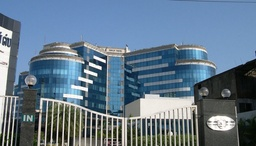
#> input picture assign1/37.jpg, 256 x 146 px, shrunk from 800 x 455 before the run
$ python q5.py
#> lines starting #> are read from the running program, lines starting #| are printed output that depends on the picture; long printed decimals are rounded
#Please name the file as 37.jpg

import numpy as np
import matplotlib.pyplot as plt
import matplotlib.image as mpimg
import random as rd

print('Please name the file as 37.jpg')
print(' ')

## Converting to gray scale


def rgb2gray(rgb):   # Used to convert rbg image to gray scale
 return np.dot(rgb[...,:3], [0.2989, 0.5870, 0.1140])

img = mpimg.imread('37.jpg')
#> img is the input picture: shape (146, 256, 3); mean R, G, B 99.7, 120.4, 138.8
gray = rgb2gray(img)
plt.imshow(gray, cmap=plt.get_cmap('gray'))
plt.title(r'Grayscale image of the given picture')
plt.show()      # Plotting the grayscale picture

grayt=gray.T
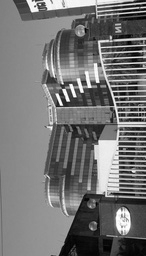
#> grayt: shape (256, 146) float64; min 0.527, max 255, mean 116.3
gray_avg = [np.sum(i) for i in gray]   # Finding out the mean of all the data samples
#> gray_avg = 146 values, max 37461 at index 33, min 19711.7 at index 85, mean 29769.6
gray_avg = np.true_divide(gray_avg,len(gray[0]))
#> gray_avg = 146 values, max 146.3 at index 33, min 77 at index 85, mean 116.3
gray_updated = gray.copy()

for i in range(len(gray)):
 for j in range(len(gray[0])):
  gray_updated[i][j] -= gray_avg[i]    # Getting the matrix A
#> this loop made 146 passes

gray_updatedt = gray_updated.T
y = np.matmul(gray_updated,gray_updatedt)
c = np.true_divide(y,len(gray[0]))        # Getting the matrix C=(1/n)ATA

ev,eve = np.linalg.eig(c)        # Finding out the eigen vectors of the matrix C
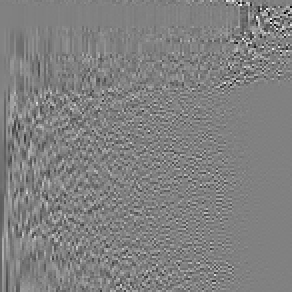
#> eve: shape (146, 146) float64 (shown 2 times larger); min -0.589, max 0.575, mean -0.000698; drawn with min black and max white
#> ev = 146 values, max 118932.1 at index 0, min 0.0304 at index 135, mean 2648.7
evpa = [(ev.real[i],eve[:,i]) for i in range(len(ev))]
#> evpa = 146 items
evpa.sort()
evpa.reverse()		   # Arranging the eigen vectors in descending order of eigen values


## N = 10% (Top)


k1 = gray_updatedt.copy()
d1 = len(gray)//10            # N=10%
#> d1 = 14
for j in range(len(gray[0])):    # Updating data points in the principal components
 for i in range(d1):
  k1[j] += np.multiply(evpa[i][1],np.dot(grayt[j],evpa[i][1]))
 for i in range(d1,len(gray)):
  k1[j] += np.multiply(evpa[i][1],np.dot(gray_avg,evpa[i][1]))
 k1[j] = np.subtract(k1[j],gray_updatedt[j])

q1 = k1.T
plt.imshow(q1, cmap=plt.get_cmap('gray'))
plt.title(r'Reconstructed image using top 10% principal components')
plt.show()       # Plotting the grayscale picture with N=10%

error1 = np.subtract(gray,q1)
plt.imshow(error1, cmap=plt.get_cmap('gray'))
plt.title(r'Error image using top 10% principal components')
plt.show()       # Plotting the error picture for N=10%

a1 = np.matmul(error1,error1.T)
b1 = np.matmul(q1,q1.T)
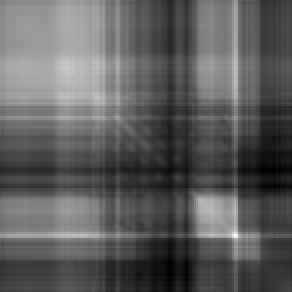
#> b1: shape (146, 146) float64 (shown 2 times larger); min 1806457.3, max 6605830.2, mean 3572000.6; drawn with min black and max white
reconstruction_error1 = np.trace(a1)**0.5/np.trace(b1)**0.5
#> reconstruction_error1 = 0.131
quality1 = (1-reconstruction_error1)*100      # Finding the quality of the reconsructed image
#> quality1 = 86.93
print("Quality of the image if we take top 10% principal components will be " + str(quality1) + ' %')
#| Quality of the image if we take top 10% principal components will be 86.932 %


## N = 25% (Top)

k2 = gray_updatedt.copy()
d2 = len(gray)//4           # N=25%
#> d2 = 36
for j in range(len(gray[0])):      # Updating data points in the principal components
 for i in range(d2):
  k2[j] += np.multiply(evpa[i][1],np.dot(grayt[j],evpa[i][1]))
 for i in range(d2,len(gray)):
  k2[j] += np.multiply(evpa[i][1],np.dot(gray_avg,evpa[i][1]))
 k2[j] = np.subtract(k2[j],gray_updatedt[j])

q2=k2.T
plt.imshow(q2, cmap=plt.get_cmap('gray'))
plt.title(r'Reconstructed image using top 25% principal components')
plt.show()        # Plotting the grayscale picture with N=25%

error2=np.subtract(gray,q2)
plt.imshow(error2, cmap=plt.get_cmap('gray'))
plt.title(r'Error image using top 25% principal components')
plt.show()        # Plotting the error picture for N=25%

a2 = np.matmul(error2,error2.T)
b2 = np.matmul(q2,q2.T)
reconstruction_error2 = np.trace(a2)**0.5/np.trace(b2)**0.5
#> reconstruction_error2 = 0.0604
quality2 = (1-reconstruction_error2)*100      # Finding the quality of the reconsructed image
#> quality2 = 93.96
print("Quality of the image if we take top 25% principal components will be " + str(quality2) + ' %')
#| Quality of the image if we take top 25% principal components will be 93.965 %


## N = 50% (Top)


k3 = gray_updatedt.copy()
d3 = len(gray)//2        # N=50%
#> d3 = 73
for j in range(len(gray[0])):      # Updating data points in the principal components
 for i in range(d3):
  k3[j] += np.multiply(evpa[i][1],np.dot(grayt[j],evpa[i][1]))
 for i in range(d3,len(gray)):
  k3[j] += np.multiply(evpa[i][1],np.dot(gray_avg,evpa[i][1]))
 k3[j] = np.subtract(k3[j],gray_updatedt[j])

q3=k3.T
plt.imshow(q3, cmap=plt.get_cmap('gray'))
plt.title(r'Reconstructed image using top 50% principal components')
plt.show()      # Plotting the grayscale picture with N=50%

error3=np.subtract(gray,q3)
plt.imshow(error3, cmap=plt.get_cmap('gray'))
plt.title(r'Error image using top 50% principal components')
plt.show()      # Plotting the error picture for N=50%

a3 = np.matmul(error3,error3.T)
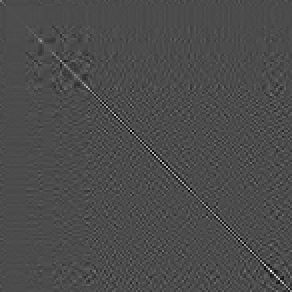
#> a3: shape (146, 146) float64 (shown 2 times larger); min -2436.4, max 5734.4, mean 1.5; drawn with min black and max white
b3 = np.matmul(q3,q3.T)
reconstruction_error3 = np.trace(a3)**0.5/np.trace(b3)**0.5
#> reconstruction_error3 = 0.0215
quality3 = (1-reconstruction_error3)*100       # Finding the quality of the reconsructed image
#> quality3 = 97.85
print("Quality of the image if we take top 50% principal components will be " + str(quality3) + ' %')
#| Quality of the image if we take top 50% principal components will be 97.853 %


## N = 10% (Random)


k4 = gray_updatedt.copy()
d4 = len(gray)//10     # N=10%
#> d4 = 14

for j in range(len(gray[0])):  # Updating data points in the principal components
 for i in range(0,len(gray)):
  k4[j] += np.multiply(evpa[i][1],np.dot(gray_avg,evpa[i][1]))
 for i in range(d4):
  p = rd.randrange(0,len(gray))  # Random generator
  k4[j] += np.multiply(evpa[p][1],np.dot(grayt[j],evpa[p][1]))
  k4[j] -= np.multiply(evpa[p][1],np.dot(gray_avg,evpa[p][1]))
 k4[j] = np.subtract(k4[j],gray_updatedt[j])

q4=k4.T
plt.imshow(q4, cmap=plt.get_cmap('gray'))
plt.title(r'Reconstructed image using random 10% principal components')
plt.show()       # Plotting the grayscale picture with N=10% (random)

error4=np.subtract(gray,q4)
plt.imshow(error4, cmap=plt.get_cmap('gray'))
plt.title(r'Error image using random 10% principal components')
plt.show()      # Plotting the error picture for N=10% (random)

a4 = np.matmul(error4,error4.T)
b4 = np.matmul(q4,q4.T)
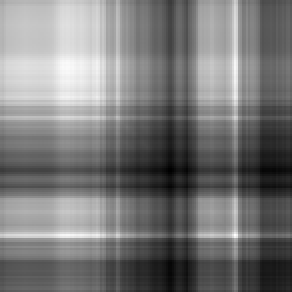
#> b4: shape (146, 146) float64 (shown 2 times larger); min 1561560.9, max 5585454.4, mean 3465562.1; drawn with min black and max white
reconstruction_error4 = np.trace(a4)**0.5/np.trace(b4)**0.5
#> reconstruction_error4 = 0.412
quality4 = (1-reconstruction_error4)*100    # Finding the quality of the reconsructed image
#> quality4 = 58.79
print("Quality of the image if we take random 10% principal components will be " + str(quality4) + ' %')
#| Quality of the image if we take random 10% principal components will be 58.788 %


## Reconstruction Error Vs N (where N goes form 10% to 100%)


reconstruction_error5 = np.zeros(10)
arr = np.multiply(np.array(range(1,11)),10)
for k in range(1,11):     # Finding 10 data points
 k5 = gray_updatedt.copy()
 d5 = (len(gray)*k)//10
 for j in range(len(gray[0])):   # Updating data points in the principal components
  for i in range(d5):
   k5[j] += np.multiply(evpa[i][1],np.dot(grayt[j],evpa[i][1]))
  for i in range(d5,len(gray)):
   k5[j] += np.multiply(evpa[i][1],np.dot(gray_avg,evpa[i][1]))
  k5[j] = np.subtract(k5[j],gray_updatedt[j])

 q5=k5.T
 error5=np.subtract(gray,q5)
 a5 = np.matmul(error5,error5.T)
 b5 = np.matmul(q5,q5.T)     # Finding the reconstruction error
 reconstruction_error5[k-1] = np.trace(a5)**0.5/np.trace(b5)**0.5
#> this loop made 10 passes
#> d5 on passes 1 to 10: 14, 29, 43, 58, 73, 87, 102, 116, 131, 146
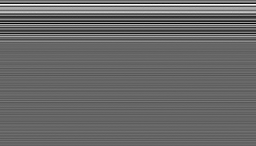
#> error5: shape (146, 256) float64; min -8.97e-10, max 1.35e-09, mean 2.53e-11; drawn with min black and max white
#> after the loop, reconstruction_error5 = [0.131, 0.0749, 0.0496, 0.0326, 0.0215, 0.014, 0.00766, 0.00297, 0.000808, 2.04e-12]

plt.plot(arr,reconstruction_error5,'red')
plt.title(r'Reconstruction Error Vs N (where N goes form 10% to 100%)')
plt.xlabel(r'Top N% principal components are taken -->')
plt.ylabel(r'Reconstruction Error --> ')
plt.grid(True)
plt.show()
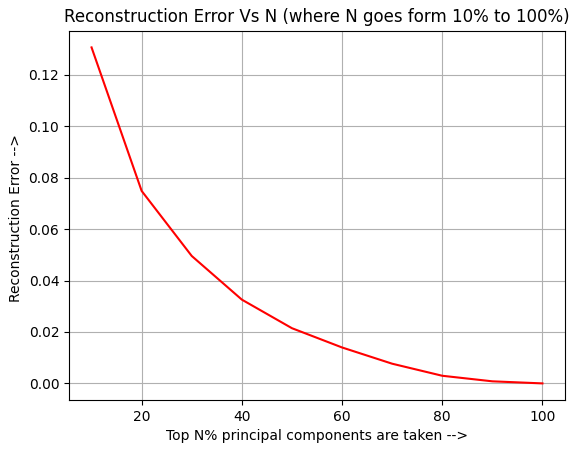
#> figure drawn by matplotlib, 1 panel; curve peaks at x = 10, y = 0.131
